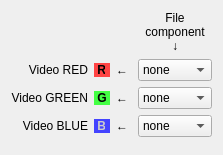
<?xml version="1.0" encoding="UTF-8"?>
<ui version="4.0">
 <class>mvd::ColorSetupWidget</class>
 <widget class="QWidget" name="mvd::ColorSetupWidget">
  <property name="geometry">
   <rect>
    <x>0</x>
    <y>0</y>
    <width>202</width>
    <height>155</height>
   </rect>
  </property>
  <property name="windowTitle">
   <string>Form</string>
  </property>
  <property name="locale">
   <locale language="C" country="AnyCountry"/>
  </property>
  <layout class="QGridLayout" name="gridLayout_2">
   <item row="0" column="1">
    <layout class="QGridLayout" name="gridLayout">
     <item row="0" column="1">
      <widget class="QLabel" name="m_FileComponentLabel">
       <property name="sizePolicy">
        <sizepolicy hsizetype="Expanding" vsizetype="Minimum">
         <horstretch>0</horstretch>
         <verstretch>0</verstretch>
        </sizepolicy>
       </property>
       <property name="text">
        <string>&lt;p align=&quot;center&quot;&gt;File&lt;br/&gt;component&lt;br/&gt;&amp;darr;&lt;/p&gt;</string>
       </property>
      </widget>
     </item>
     <item row="1" column="0">
      <layout class="QHBoxLayout" name="horizontalLayout">
       <property name="sizeConstraint">
        <enum>QLayout::SetMinimumSize</enum>
       </property>
       <item>
        <widget class="QLabel" name="m_RedLabel">
         <property name="sizePolicy">
          <sizepolicy hsizetype="Expanding" vsizetype="Minimum">
           <horstretch>0</horstretch>
           <verstretch>0</verstretch>
          </sizepolicy>
         </property>
         <property name="text">
          <string>Video RED</string>
         </property>
         <property name="alignment">
          <set>Qt::AlignRight|Qt::AlignTrailing|Qt::AlignVCenter</set>
         </property>
        </widget>
       </item>
       <item>
        <widget class="QLabel" name="m_RLabel">
         <property name="sizePolicy">
          <sizepolicy hsizetype="Minimum" vsizetype="Minimum">
           <horstretch>0</horstretch>
           <verstretch>0</verstretch>
          </sizepolicy>
         </property>
         <property name="text">
          <string>&lt;span style=&quot;color:#000000;background-color:#FF4444&quot;&gt;&amp;nbsp;&lt;b&gt;R&lt;/b&gt;&amp;nbsp;&lt;/span&gt;</string>
         </property>
        </widget>
       </item>
       <item>
        <widget class="QLabel" name="label_5">
         <property name="sizePolicy">
          <sizepolicy hsizetype="Minimum" vsizetype="Minimum">
           <horstretch>0</horstretch>
           <verstretch>0</verstretch>
          </sizepolicy>
         </property>
         <property name="text">
          <string>&lt;span&gt;&lt;b&gt;&amp;larr;&lt;/b&gt;&amp;nbsp;&lt;/span&gt;</string>
         </property>
        </widget>
       </item>
      </layout>
     </item>
     <item row="1" column="1">
      <widget class="QComboBox" name="m_RedComboBox">
       <property name="sizePolicy">
        <sizepolicy hsizetype="Preferred" vsizetype="Minimum">
         <horstretch>0</horstretch>
         <verstretch>0</verstretch>
        </sizepolicy>
       </property>
       <item>
        <property name="text">
         <string>none</string>
        </property>
       </item>
       <item>
        <property name="text">
         <string>BAND 0</string>
        </property>
       </item>
       <item>
        <property name="text">
         <string>BAND 1</string>
        </property>
       </item>
       <item>
        <property name="text">
         <string>BAND 2</string>
        </property>
       </item>
      </widget>
     </item>
     <item row="2" column="0">
      <layout class="QHBoxLayout" name="horizontalLayout_2">
       <property name="sizeConstraint">
        <enum>QLayout::SetMinimumSize</enum>
       </property>
       <item>
        <widget class="QLabel" name="m_GreenLabel">
         <property name="sizePolicy">
          <sizepolicy hsizetype="Expanding" vsizetype="Minimum">
           <horstretch>0</horstretch>
           <verstretch>0</verstretch>
          </sizepolicy>
         </property>
         <property name="text">
          <string>Video GREEN</string>
         </property>
         <property name="alignment">
          <set>Qt::AlignRight|Qt::AlignTrailing|Qt::AlignVCenter</set>
         </property>
        </widget>
       </item>
       <item>
        <widget class="QLabel" name="m_GLabel">
         <property name="sizePolicy">
          <sizepolicy hsizetype="Minimum" vsizetype="Minimum">
           <horstretch>0</horstretch>
           <verstretch>0</verstretch>
          </sizepolicy>
         </property>
         <property name="text">
          <string>&lt;span style=&quot;color:#000000;background-color:#44FF44&quot;&gt;&amp;nbsp;&lt;b&gt;G&lt;/b&gt;&amp;nbsp;&lt;/span&gt;</string>
         </property>
        </widget>
       </item>
       <item>
        <widget class="QLabel" name="label_6">
         <property name="sizePolicy">
          <sizepolicy hsizetype="Minimum" vsizetype="Minimum">
           <horstretch>0</horstretch>
           <verstretch>0</verstretch>
          </sizepolicy>
         </property>
         <property name="text">
          <string>&lt;span&gt;&lt;b&gt;&amp;larr;&lt;/b&gt;&amp;nbsp;&lt;/span&gt;</string>
         </property>
        </widget>
       </item>
      </layout>
     </item>
     <item row="2" column="1">
      <widget class="QComboBox" name="m_GreenComboBox">
       <property name="sizePolicy">
        <sizepolicy hsizetype="Preferred" vsizetype="Minimum">
         <horstretch>0</horstretch>
         <verstretch>0</verstretch>
        </sizepolicy>
       </property>
       <item>
        <property name="text">
         <string>none</string>
        </property>
       </item>
       <item>
        <property name="text">
         <string>BAND 0</string>
        </property>
       </item>
       <item>
        <property name="text">
         <string>BAND 1</string>
        </property>
       </item>
       <item>
        <property name="text">
         <string>BNAD 2</string>
        </property>
       </item>
      </widget>
     </item>
     <item row="3" column="0">
      <layout class="QHBoxLayout" name="horizontalLayout_3">
       <property name="sizeConstraint">
        <enum>QLayout::SetMinimumSize</enum>
       </property>
       <item>
        <widget class="QLabel" name="m_BlueLabel">
         <property name="sizePolicy">
          <sizepolicy hsizetype="Expanding" vsizetype="Minimum">
           <horstretch>0</horstretch>
           <verstretch>0</verstretch>
          </sizepolicy>
         </property>
         <property name="text">
          <string>Video BLUE</string>
         </property>
         <property name="alignment">
          <set>Qt::AlignRight|Qt::AlignTrailing|Qt::AlignVCenter</set>
         </property>
        </widget>
       </item>
       <item>
        <widget class="QLabel" name="m_BLabel">
         <property name="sizePolicy">
          <sizepolicy hsizetype="Minimum" vsizetype="Minimum">
           <horstretch>0</horstretch>
           <verstretch>0</verstretch>
          </sizepolicy>
         </property>
         <property name="text">
          <string>&lt;span style=&quot;color:#CCCCCC;background-color:#4444FF&quot;&gt;&amp;nbsp;&lt;b&gt;B&lt;/b&gt;&amp;nbsp;&lt;/span&gt;</string>
         </property>
        </widget>
       </item>
       <item>
        <widget class="QLabel" name="label_7">
         <property name="sizePolicy">
          <sizepolicy hsizetype="Minimum" vsizetype="Minimum">
           <horstretch>0</horstretch>
           <verstretch>0</verstretch>
          </sizepolicy>
         </property>
         <property name="text">
          <string>&lt;span&gt;&lt;b&gt;&amp;larr;&lt;/b&gt;&amp;nbsp;&lt;/span&gt;</string>
         </property>
        </widget>
       </item>
      </layout>
     </item>
     <item row="3" column="1">
      <widget class="QComboBox" name="m_BlueComboBox">
       <property name="sizePolicy">
        <sizepolicy hsizetype="Preferred" vsizetype="Minimum">
         <horstretch>0</horstretch>
         <verstretch>0</verstretch>
        </sizepolicy>
       </property>
       <item>
        <property name="text">
         <string>none</string>
        </property>
       </item>
       <item>
        <property name="text">
         <string>BAND 0</string>
        </property>
       </item>
       <item>
        <property name="text">
         <string>BAND 1</string>
        </property>
       </item>
       <item>
        <property name="text">
         <string>BAND 2</string>
        </property>
       </item>
      </widget>
     </item>
    </layout>
   </item>
   <item row="1" column="1">
    <spacer name="verticalSpacer">
     <property name="orientation">
      <enum>Qt::Vertical</enum>
     </property>
     <property name="sizeType">
      <enum>QSizePolicy::Expanding</enum>
     </property>
     <property name="sizeHint" stdset="0">
      <size>
       <width>20</width>
       <height>0</height>
      </size>
     </property>
    </spacer>
   </item>
  </layout>
 </widget>
 <resources/>
 <connections/>
</ui>
